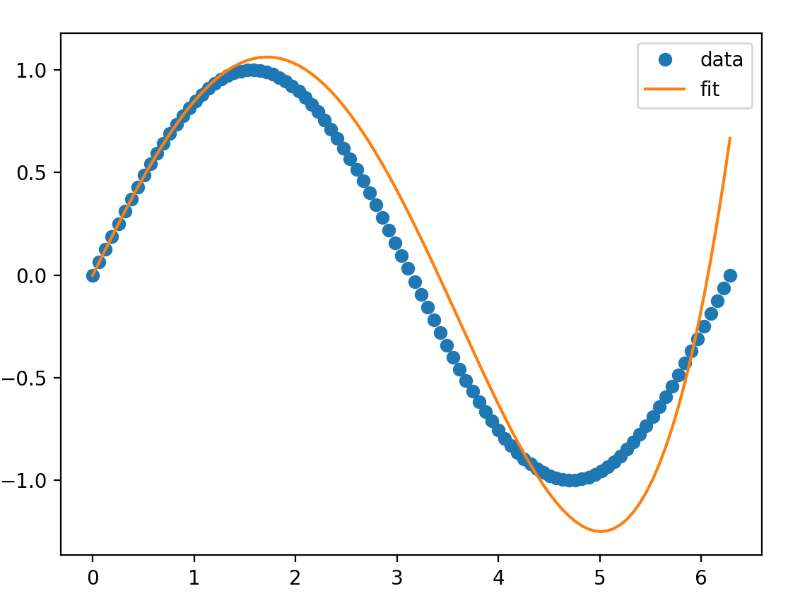

Here is the Python script that generated this plot:
import numpy as np
import matplotlib.pyplot as plt

# 数据点个数
data_count = 100
x = np.linspace(0, 2 * np.pi, data_count)

# 五次多项式的初始系数
param = [0, 1, 0, -1 / 6, 0, 1 / 120]

# 定义五次多项式
def function_sin(xx, param):
    return sum(p * xx ** i for i, p in enumerate(param))

# 定义损失函数
def loss_function(param):
    return np.mean((np.sin(x) - function_sin(x, param)) ** 2)

# 损失函数偏导数
def partial_derivative(j, param):
    return -2 * np.mean((np.sin(x) - function_sin(x, param)) * x ** j)

# 反向传播更新参数
learning_rate = 0.0000001  # 学习率
epochs = 9  # 训练轮数
times_per_epoch = [1000, 8000, 500, 5000, 6000, 1000, 3000, 3000, 1000]  # 每轮的迭代次数

for epoch in range(epochs):
    x = np.linspace(0, 2 * np.pi, data_count) if epoch == 0 else np.linspace(5, 6, data_count) if epoch == 1 else \
        np.linspace(0, 1, data_count) if epoch == 2 else np.linspace(3, 4, data_count) if epoch == 3 else \
        np.linspace(4, 2 * np.pi, data_count) if epoch == 4 else np.linspace(2, 3, data_count) if epoch == 5 else \
        np.linspace(4, 2 * np.pi, data_count) if epoch == 6 else np.linspace(2, 2 * np.pi, data_count) if epoch == 7 else \
        np.linspace(0, 2 * np.pi, data_count)

    min_loss = loss_function(param)
    param_min = param.copy()

    for i in range(times_per_epoch[epoch]):
        for j in range(len(param)):
            param[j] -= learning_rate * partial_derivative(j, param)

        current_loss = loss_function(param)
        if current_loss < min_loss:
            param_min = param.copy()
            min_loss = current_loss
            if min_loss - current_loss < 0.01:
                learning_rate *= 1.1  # 学习率增加
        else:
            param = param_min.copy()  # 恢复到之前的最优参数
            learning_rate *= 0.85  # 学习率减小

        print(f'第{i + 1}次迭代，参数值：{param}，损失函数值：{current_loss:.6f}')

# 绘制拟合曲线
y = np.sin(x)
plt.plot(x, y, 'o', label='data')
y_fit = function_sin(x, param)
plt.plot(x, y_fit, label='fit')
plt.legend()
plt.show()
